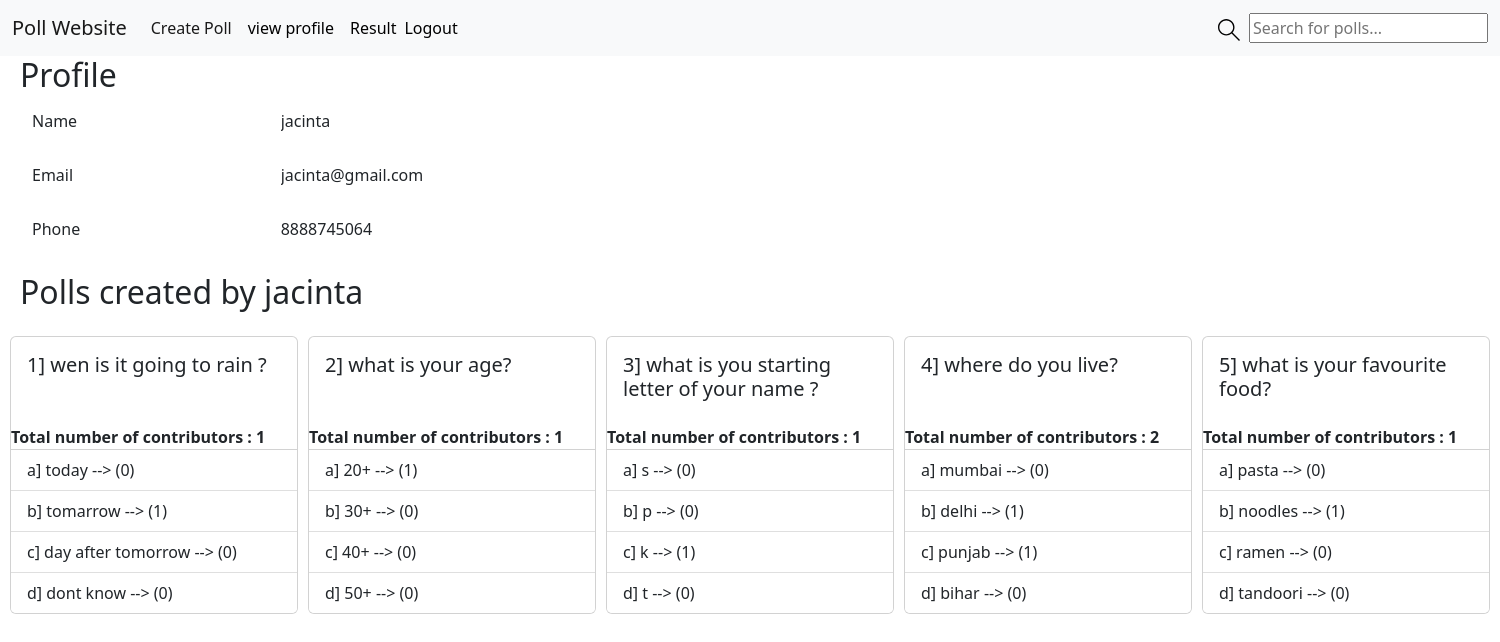
/profile/ (signed in), run on the app's committed database.
### base/models.py (models this page shows, shortened)
class User(AbstractBaseUser):
    email = models.EmailField(
        max_length=255,
        unique=True,
        null=True,
    )
    name = models.CharField(max_length=50, default="")
    phone_regex = RegexValidator(regex=r'^([0|+[0-9]{1,5})?([7-9][0-9]{9})$',
                                 message="Phone number must be entered in the format: '+999999999'. Up to 10 digits allowed.")
    phone = models.CharField(validators=[
        phone_regex], max_length=10, unique=True, null=True)  # validators should be a list
    is_active = models.BooleanField(default=True)
    is_admin = models.BooleanField(default=False)
    created = models.DateTimeField(auto_now_add=True, null=True)
    updated = models.DateTimeField(auto_now=True, null=True)
    objects = UserManager()
    USERNAME_FIELD = 'phone'
    REQUIRED_FIELDS = ['name', 'email']

class Poll(models.Model):
    created_by = models.ForeignKey(User,on_delete=models.CASCADE)
    question = models.TextField()
    option1 = models.CharField(max_length=200)
    option2 = models.CharField(max_length = 200)
    option3 = models.CharField(max_length=200)
    option4 = models.CharField(max_length=200)

### base/views.py (the view)
# urls.py: path('profile/', views.profilePage, name = 'profile'),
@login_required(login_url='login')
def profilePage(request):
    user = request.user
    if request.user.is_authenticated:
        polls = Poll.objects.filter(created_by=user)
        polls_array=[]
        index=0
        for poll in polls:
            index+=1
            responses = ResponseModel.objects.filter(poll=poll)
            total_responses = len(responses)
            total_option1=0
            total_option2=0
            total_option3=0
            total_option4=0
            for r in responses:
                if r.choose==1:
                    total_option1+=1
                elif r.choose==2:
                    total_option2+=1
                elif r.choose==3:
                    total_option3+=1
                elif r.choose==4:
                    total_option4+=1
            poll_json = {
                "question":poll.question,
                "option1":poll.option1,
                "option2":poll.option2,
                "option3":poll.option3,
                "option4":poll.option4,
                "total_option1":total_option1,
                "total_option2":total_option2,
                "total_option3":total_option3,
                "total_option4":total_option4,
                "total_responses":total_responses,
                "index":index,
            }
            polls_array.append(poll_json)
            print(poll_json)
        context = {'user':user,'page':'after_login',"polls":polls_array}
        return render(request, 'base/profilePage.html',context)
    else:
        return redirect('login')

### base/templates/base/profilePage.html (shortened to what this page needs)
{% extends 'main.html' %}
{% block content %}
<h2 style="margin-left:20px;">{% block title %} Profile {% endblock %}</h2>
{% if user.is_authenticated %}
<div class="mb-3 row" style="margin-left:20px;">
    <label for="staticEmail" class="col-sm-2 col-form-label">Name</label>
    <div class="col-sm-10">
      <input type="text" readonly class="form-control-plaintext" id="staticEmail" value="{{ user.name }}">
    </div>
</div>
<div class="mb-3 row" style="margin-left:20px;">
    <label for="staticEmail" class="col-sm-2 col-form-label">Email</label>
    <div class="col-sm-10">
      <input type="text" readonly class="form-control-plaintext" id="staticEmail" value="{{ user.email }}">
    </div>
</div>
<div class="mb-3 row" style="margin-left:20px;">
    <label for="staticEmail" class="col-sm-2 col-form-label">Phone</label>
    <div class="col-sm-10">
      <input type="text" readonly class="form-control-plaintext" id="staticEmail" value="{{ user.phone }}">
    </div>
</div>
<div class="card_heading" style="margin-left:20px;"> Polls created by {{ user.name }} </div>
    {% for poll in polls%}
        <div class="card_container">
          <div class="card " style="width: 18rem;">
            <div class="card-body">
              <h5 class="card-title">{{poll.index}}] {{poll.question}}</h5>
            </div>
            <div><strong>Total number of contributors : {{poll.total_responses}}</strong></div>
            <ul class="list-group list-group-flush">
              <li class="list-group-item">a] {{poll.option1}} --> ({{poll.total_option1}})</li>
              <li class="list-group-item">b] {{poll.option2}} --> ({{poll.total_option2}})</li>
              <li class="list-group-item">c] {{poll.option3}} --> ({{poll.total_option3}})</li>
              <li class="list-group-item">d] {{poll.option4}} --> ({{poll.total_option4}})</li>
            </ul>
        </div>
        <div>
    {%endfor%}
{% else %}
<h2>first login to view the details</h2>
{% endif %}
{% endblock %}

### templates/main.html (shortened to what this page needs)
{% load static %}
<!DOCTYPE html>
<html lang="en">
<head>
    <link rel="stylesheet" href="https://cdn.jsdelivr.net/npm/bootstrap@5.2.0-beta1/dist/css/bootstrap.min.css">
</head>
<body>
    {% if page == 'after_login'%}
    {% include 'navbar.html' %}
    {% endif %}
    {% block content %}
    {% endblock %}
</body>
</html>

### templates/navbar.html (shortened to what this page needs)
{% load static %}
<nav class="navbar navbar-expand-lg bg-light">
    <div class="container-fluid">
      <a class="navbar-brand" href="{% url 'home' %}">Poll Website</a>
      <div class="collapse navbar-collapse" id="navbarSupportedContent">
        <ul class="navbar-nav me-auto mb-2 mb-lg-0">
          <li class="nav-item">
            <a class="nav-link active" aria-current="page" href="{% url 'create' %}">Create Poll</a>
          </li>
          <li class="nav-item">
            <a class="nav-link" href="{% url 'profile' %}">view profile</a>
          </li>
          <li class="nav-item">
            <a class="nav-link" href="{% url 'result' %}">Result</a>
          </li>
          <li class="nav-item">
            <a style="cursor:pointer" href="{% url 'logout' %}">Logout</a>
          </li>
        </ul>
        <form class="header__search" method="GET" action="{% url 'home' %}">
          <label>
            <input name="q" placeholder="Search for polls..." />
          </label>
        </form>
      </div>
    </div>
  </nav>

### templates/navbar.html (style rules this page uses)
.nav-item a { cursor: pointer; text-decoration: none; color: #000; }
.collapse ul li { display: flex; align-items: center; justify-content: center; }

### data on the page
User: name "jacinta", email "jacinta@gmail.com", phone "8888745064", index "1", question "wen is it going to rain ?", total_responses "1", option1 "today", total_option1 "0", option2 "tomarrow", total_option2 "1", option3 "day after tomorrow", total_option3 "0", option4 "dont know", total_option4 "0", index "2", question "what is your age?", option1 "20+", total_option1 "1", option2 "30+", total_option2 "0", option3 "40+", option4 "50+", index "3", question "what is you starting letter of your name ?", option1 "s", option2 "p", option3 "k", total_option3 "1", option4 "t", index "4", question "where do you live?", total_responses "2", option1 "mumbai", option2 "delhi", option3 "punjab", option4 "bihar", index "5", question "what is your favourite food?", option1 "pasta", option2 "noodles", option3 "ramen", option4 "tandoori"
